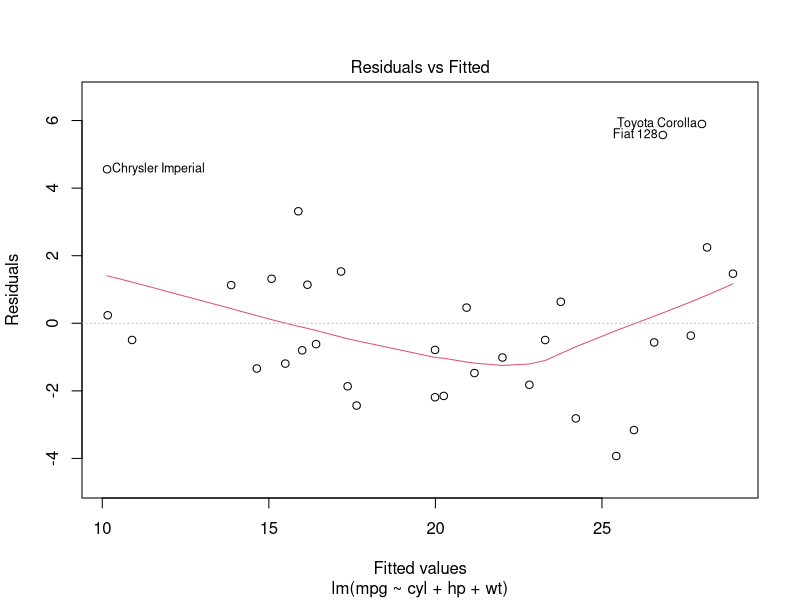
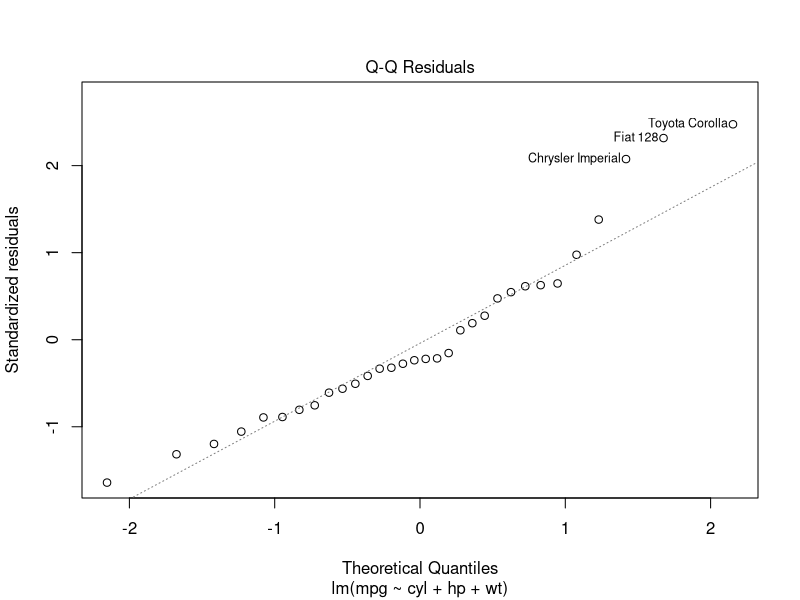
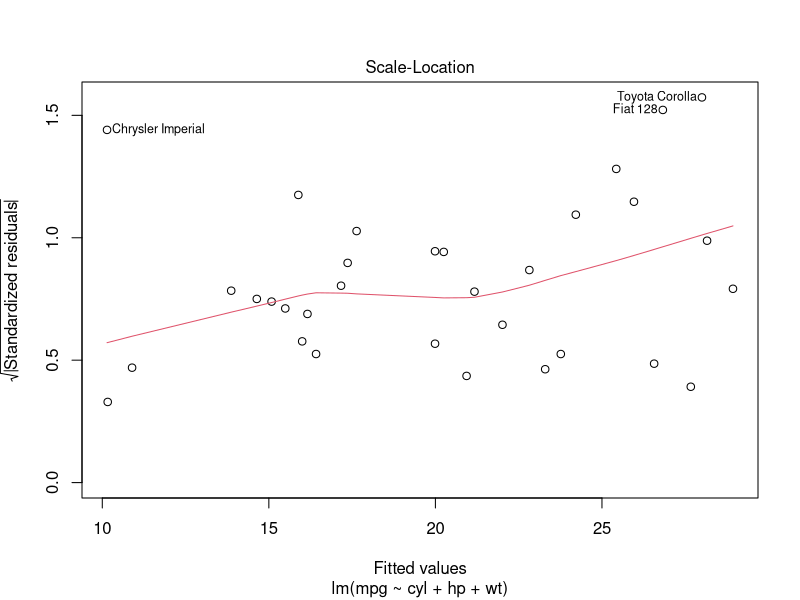
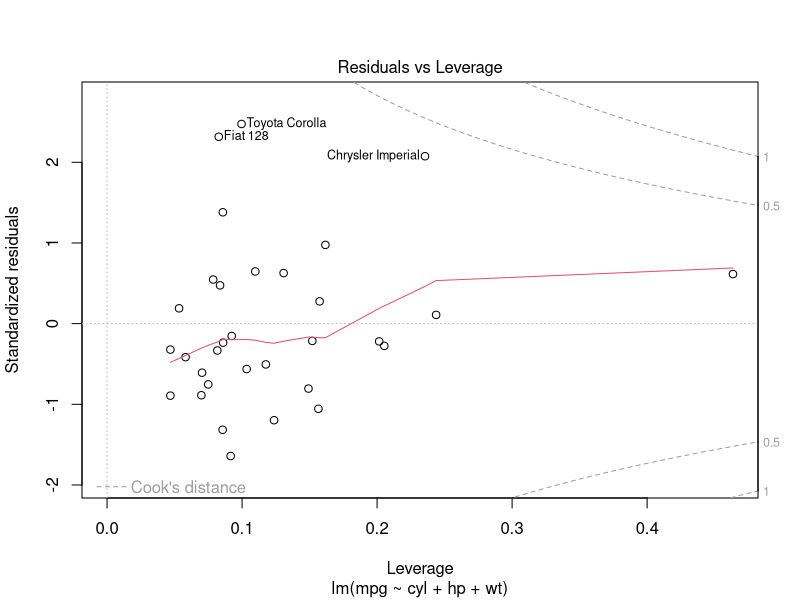
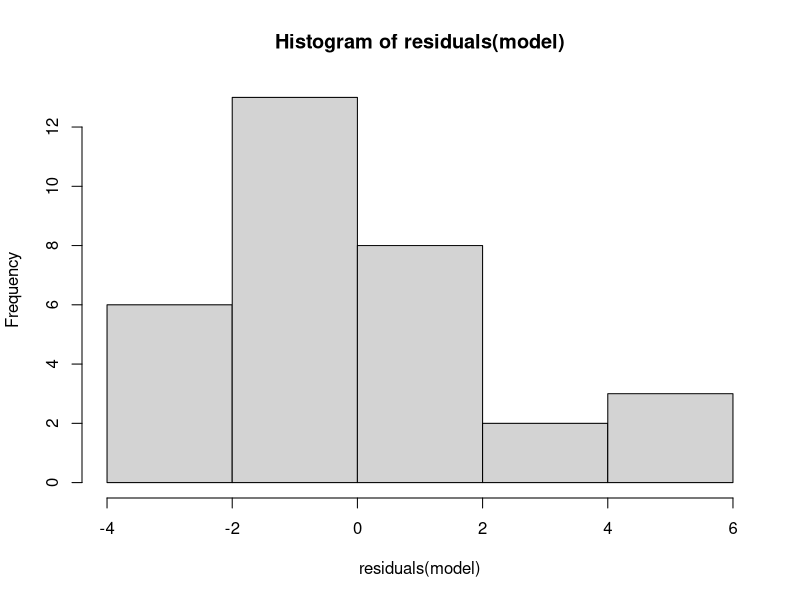
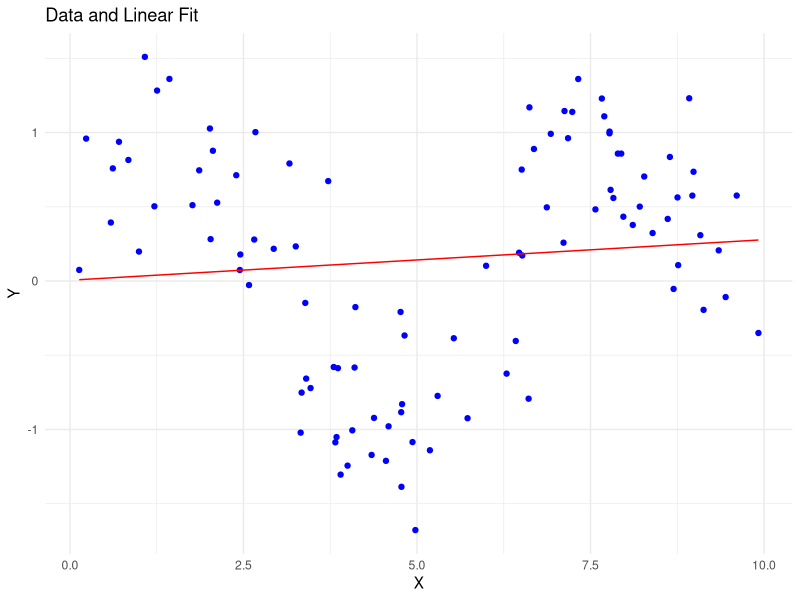
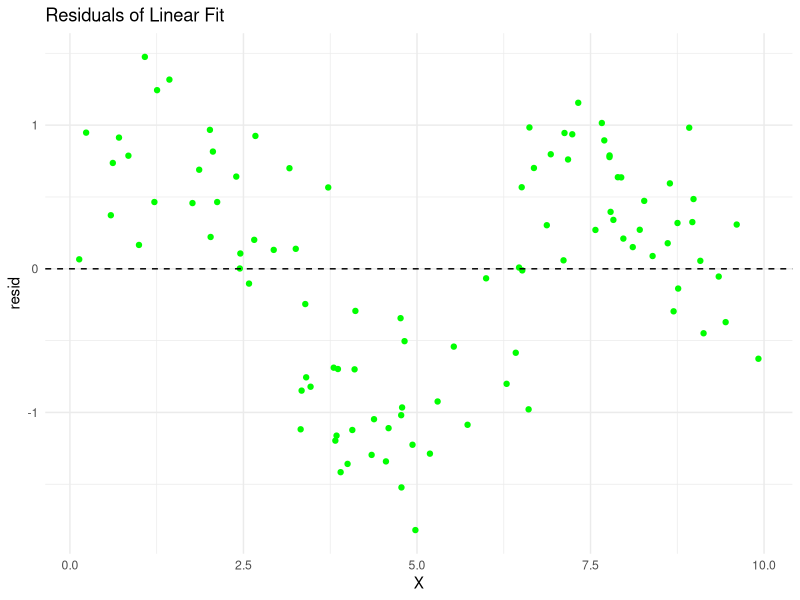
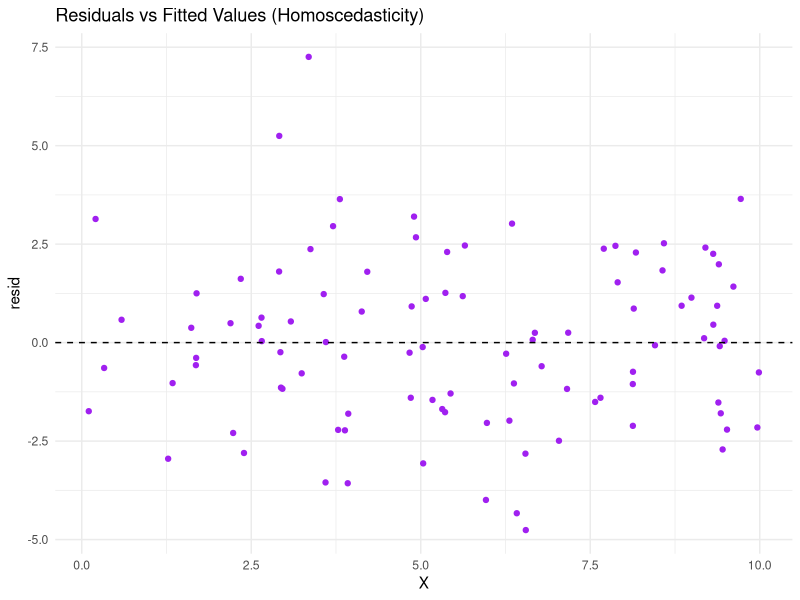

Reproduce these figures in R, in order.
# Load the dataset
data(mtcars)

# View the first few rows
head(mtcars)

# Summary statistics
summary(mtcars)



# Fit the model
model <- lm(mpg ~ cyl + hp + wt, data=mtcars)

# Display model summary
summary(model)


# Check for linearity and homoscedasticity
plot(model)

# Check for normality of residuals
hist(residuals(model))



library(caret)
library(broom)
library(modelr)
library(tidyverse)

# Set seed for reproducibility
set.seed(0)

# Generate non-linear dataset
data_nonlinear <- tibble(
  X = runif(100, 0, 10),
  Y = sin(X) + rnorm(100, sd=0.5)
)

# Fit a linear model
model_nonlinear <- train(Y ~ X, data = data_nonlinear, method = "lm")

# Create a tibble for plotting
plot_data_nonlinear <- data_nonlinear %>% 
  add_predictions(model_nonlinear) %>% 
  add_residuals(model_nonlinear)

# Plot the data and linear fit
ggplot(plot_data_nonlinear, aes(X, Y)) +
  geom_point(color = 'blue') +
  geom_line(aes(y = pred), color = 'red') +
  ggtitle("Data and Linear Fit") +
  theme_minimal()

# Plot residuals
ggplot(plot_data_nonlinear, aes(X, resid)) +
  geom_point(color = 'green') +
  geom_hline(yintercept = 0, linetype = "dashed") +
  ggtitle("Residuals of Linear Fit") +
  theme_minimal()



# Generate homoscedastic dataset
data_homo <- tibble(
  X = runif(100, 0, 10),
  Y = 3 * X + 4 + rnorm(100, sd=2)
)

# Fit a linear model
model_homo <- train(Y ~ X, data = data_homo, method = "lm")

# Create a tibble for plotting
plot_data_homo <- data_homo %>% 
  add_predictions(model_homo) %>% 
  add_residuals(model_homo)

# Plot residuals
ggplot(plot_data_homo, aes(X, resid)) +
  geom_point(color = 'purple') +
  geom_hline(yintercept = 0, linetype = "dashed") +
  ggtitle("Residuals vs Fitted Values (Homoscedasticity)") +
  theme_minimal()



# Generate heteroscedastic dataset
data_hetero <- tibble(
  X = runif(100, 0, 10),
  Y = 3 * X + 4 + rnorm(100) * X / 2
)

# Fit a linear model
model_hetero <- train(Y ~ X, data = data_hetero, method = "lm")

# Create a tibble for plotting
plot_data_hetero <- data_hetero %>% 
  add_predictions(model_hetero) %>% 
  add_residuals(model_hetero)

# Plot residuals
ggplot(plot_data_hetero, aes(X, resid)) +
  geom_point(color = 'orange') +
  geom_hline(yintercept = 0, linetype = "dashed") +
  ggtitle("Residuals vs Fitted Values (Heteroscedasticity)") +
  theme_minimal()



